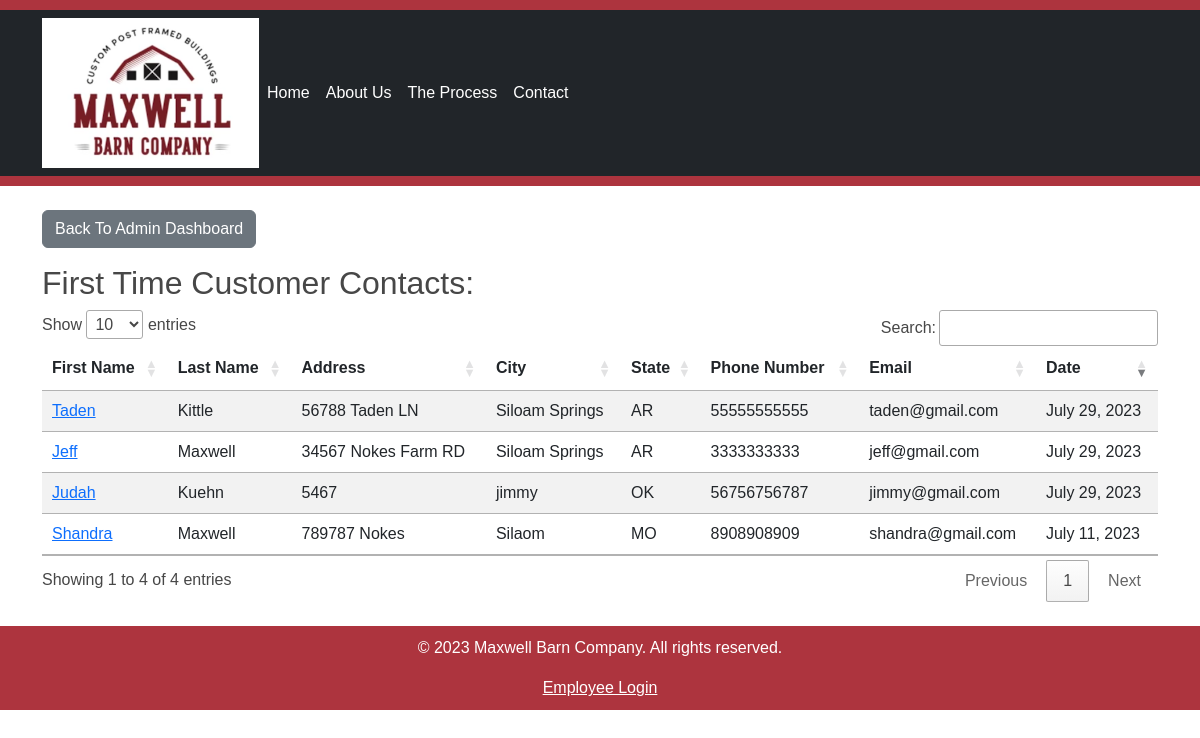
Page /admin_contacts on the earlier database version.
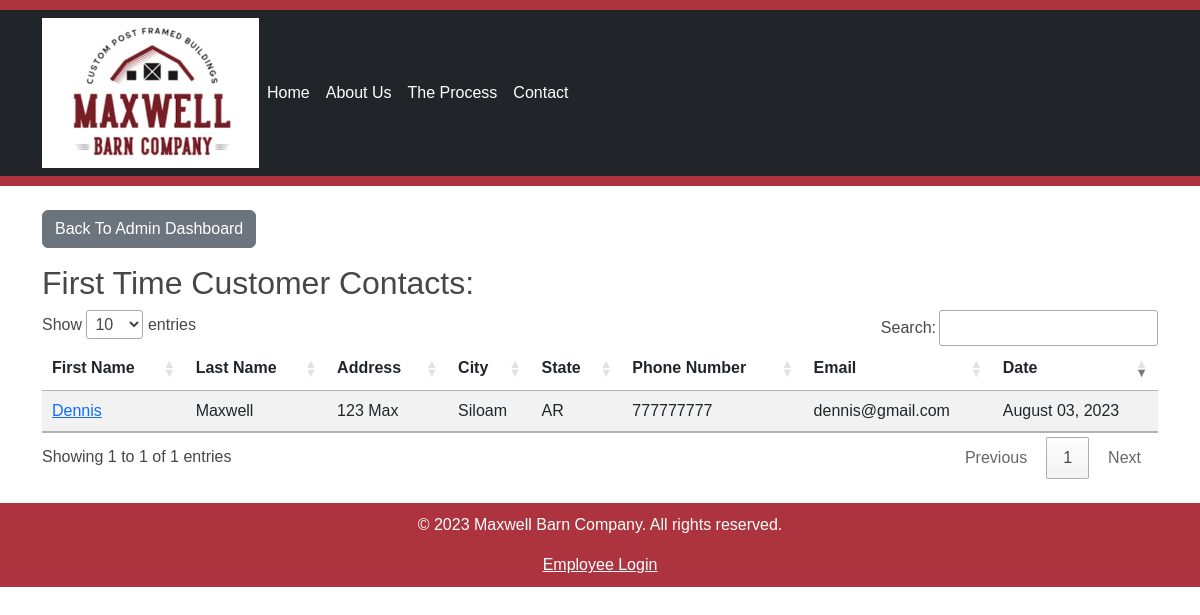
Same page on the later database version.
### web/models.py (models this page shows, shortened)
class Customer(models.Model):
    name_first = models.CharField(max_length=64, verbose_name="First Name")
    name_last = models.CharField(max_length=64, verbose_name="Last Name")
    address = models.CharField(max_length=200)
    add_city = models.CharField(max_length=64, verbose_name="City")
    add_state = models.CharField(max_length=2, choices=STATE_CHOICES, verbose_name="State")
    zip = models.CharField(max_length=12, null=True, blank=True)
    phone_number = models.CharField(max_length=16, verbose_name="Phone Number")
    email = models.EmailField()
    date = models.DateTimeField(default=timezone.now)
    barn_type = models.CharField(max_length=20, choices=BARN_TYPE, verbose_name="Desired Structure Usuage", null=True, blank=True)
    archived = models.BooleanField(default=False)

### web/views.py (the view)
# urls.py: path("admin_contacts", views.admin_contacts, name="admin_contacts"),
def admin_contacts(request):
    contacts = Customer.objects.exclude(contact__isnull=False)
    return render(request, "web/admin_contacts.html", {
        "contacts": contacts
    })

### web/templates/web/admin_contacts.html (shortened to what this page needs)
{% extends "web/djangourllayout.html" %}
{% block content %}
{% load static %}
<link rel="stylesheet" type="text/css" href="https://cdn.datatables.net/1.11.5/css/jquery.dataTables.css">
<div class="container mt-4">
  <div class="row">
    <div class="col">
        <a href="{% url 'user_admin' %}" class="btn btn-secondary mb-3">Back To Admin Dashboard</a>
      <h2>First Time Customer Contacts:</h2>
      <div class="table-responsive">
        <table id="customer-table" class="table table-striped">
          <thead>
            <tr>
              <th>First Name</th>
              <th>Last Name</th>
              <th>Address</th>
              <th>City</th>
              <th>State</th>
              <th>Phone Number</th>
              <th>Email</th>
              <th>Date</th>
            </tr>
          </thead>
          <tbody>
            {% for customer in contacts %}
            <tr>
              <td><a href="{% url 'customer_details' cust_id=customer.id %}">{{ customer.name_first }}</a></td>
              <td>{{ customer.name_last }}</td>
              <td>{{ customer.address }}</td>
              <td>{{ customer.add_city }}</td>
              <td>{{ customer.add_state }}</td>
              <td>{{ customer.phone_number }}</td>
              <td>{{ customer.email }}</td>
              <td>{{ customer.date|date:"F d, Y" }}</td>
            </tr>
            {% endfor %}
          </tbody>
        </table>
      </div>
    </div>
  </div>
</div>
{% endblock %}

### web/templates/web/djangourllayout.html (shortened to what this page needs)
{% load static %}
<!DOCTYPE html>
<html lang="en">
<head>
    <link href="https://cdn.jsdelivr.net/npm/bootstrap@5.3.0/dist/css/bootstrap.min.css" rel="stylesheet">
</head>
<body>
    <header>
        <nav class="navbar navbar-expand-lg navbar-dark bg-dark">
            <div class="container">
                <img src="{% static 'images/logo.png' %}" alt="Maxwell Barn Company" height="150">
                <div class="collapse navbar-collapse" id="navbarNav">
                    <ul class="navbar-nav ml-auto">
                        <li class="nav-item">
                            <a class="nav-link" href="{% url 'index' %}" id="index">Home</a>
                        </li>
                        <li class="nav-item">
                            <a class="nav-link" href="{% url 'about' %}" id="about">About Us</a>
                        </li>
                        <li class="nav-item">
                            <a class="nav-link" href="{% url 'process' %}" id="process">The Process</a>
                        </li>
                        <li class="nav-item">
                            <a class="nav-link" href="{% url 'contact' %}" id="contact">Contact</a>
                        </li>
                    </ul>
                </div>
            </div>
        </nav>
    </header>
    <main>
        {% block content %}
        {% endblock %}
    </main>
    <footer class="mt-4">
        <div class="container text-center">
            <p>&copy; {% now "Y" %} Maxwell Barn Company. All rights reserved.</p>
            <a href="{% url 'login' %}"  style="color: #FFFFFF;">Employee Login</a>
        </div>
    </footer>
</body>
</html>

Differences in the rows shown:
removed Customer: name_first "Taden", name_last "Kittle", address "56788 Taden LN", add_city "Siloam Springs", add_state "AR", phone_number "55555555555", email "taden@gmail.com", date "July 29, 2023"
removed Customer: name_first "Jeff", name_last "Maxwell", address "34567 Nokes Farm RD", add_city "Siloam Springs", add_state "AR", phone_number "3333333333", email "jeff@gmail.com", date "July 29, 2023"
removed Customer: name_first "Shandra", name_last "Maxwell", address "789787 Nokes", add_city "Silaom", add_state "MO", phone_number "8908908909", email "shandra@gmail.com", date "July 11, 2023"
removed Customer: name_first "Judah", name_last "Kuehn", address "5467", add_city "jimmy", add_state "OK", phone_number "56756756787", email "jimmy@gmail.com", date "July 29, 2023"
added Customer: name_first "Dennis", name_last "Maxwell", address "123 Max", add_city "Siloam", add_state "AR", phone_number "777777777", email "dennis@gmail.com", date "August 03, 2023"
Other differences:
text written by a page script: "Show entries Search: Showing 1 to 4 of 4 entries Previous 1 Next" → "Show entries Search: Showing 1 to 1 of 1 entries Previous 1 Next"
